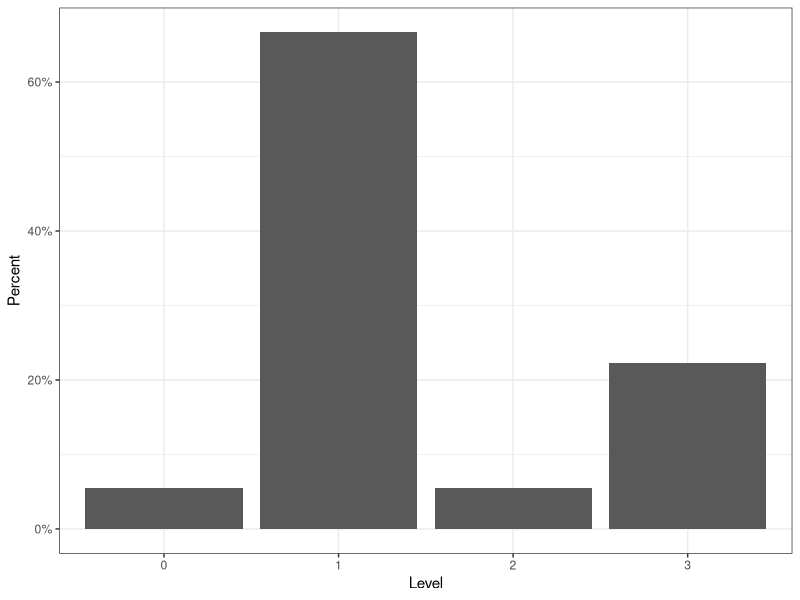

Source code (R):
## ---- chunk 1
#| include: false
#| label: packages-portfolio-objectives

library(tidyverse)

portfolio_levels <- tibble(
  Objective = character(), 
  Level = numeric() 
  )
## ---- chunk 2
#| include: false
#| label: IL-1

## Fill in the line below with your self-assigned level for this objective.
## Remember, you have the following levels to choose from:

# 1 = novice
# 2 = proficiency
# 3 = mastery 
# 4 = expert

my_level <- 3

portfolio_levels <- portfolio_levels %>%
  bind_rows(
    tibble(Objective = "IL-1",
           Level = my_level)
    )
## ---- chunk 3
#| include: false
#| label: IL-2

## Fill in the line below with your self-assigned level for this objective.
my_level <- 3

portfolio_levels <- portfolio_levels %>%
  bind_rows(
    tibble(Objective = "IL-2", 
           Level = my_level)
    )
## ---- chunk 4
#| include: false
#| label: RW-1

my_level <- 3

portfolio_levels <- portfolio_levels %>%
  bind_rows(
    tibble(Objective = "RW-1",
           Level = my_level)
    )
## ---- chunk 5
#| include: false
#| label: RW-2

my_level <- 1

portfolio_levels <- portfolio_levels %>%
  bind_rows(
    tibble(Objective = "RW-2",
           Level = my_level)
    )
## ---- chunk 6
#| include: false
#| label: RW-3

my_level <- 1

portfolio_levels <- portfolio_levels %>%
  bind_rows(
    tibble(Objective = "RW-3",
           Level = my_level)
    )
## ---- chunk 7
#| include: false
#| label: TC-1

my_level <- 1

portfolio_levels <- portfolio_levels %>%
  bind_rows(
    tibble(Objective = "TC-1", 
           Level = my_level)
    )
## ---- chunk 8
#| include: false
#| label: TC-2

my_level <- 1

portfolio_levels <- portfolio_levels %>%
  bind_rows(
    tibble(Objective = "TC-2", 
           Level = my_level)
    )
## ---- chunk 9
#| include: false
#| label: DM-1

my_level <- 3

portfolio_levels <- portfolio_levels %>%
  bind_rows(
    tibble(Objective = "DM-1", 
           Level = my_level)
    )
## ---- chunk 10
#| include: false
#| label: DM-2

my_level <- 1

portfolio_levels <- portfolio_levels %>%
  bind_rows(
    tibble(Objective = "DM-2",
           Level = my_level)
    )
## ---- chunk 11
## Fill in the line below with your self-assigned level for this objective.
my_level <- 0

portfolio_levels <- portfolio_levels %>%
  bind_rows(tibble(Objective = "DM-3", 
                   Level = my_level))
## ---- chunk 12
#| include: false
#| label: PV-1

my_level <- 1

portfolio_levels <- portfolio_levels %>%
  bind_rows(
    tibble(Objective = "PV-1", 
           Level = my_level)
    )
## ---- chunk 13
#| include: false
#| label: PV-2

my_level <- 1

portfolio_levels <- portfolio_levels %>%
  bind_rows(
    tibble(Objective = "PV-2", 
           Level = my_level)
    )
## ---- chunk 14
#| include: false
#| label: PV-3

my_level <- 1

portfolio_levels <- portfolio_levels %>%
  bind_rows(
    tibble(Objective = "PV-3", 
           Level = my_level)
    )
## ---- chunk 15
#| include: false
#| label: PV-4

my_level <- 2

portfolio_levels <- portfolio_levels %>%
  bind_rows(
    tibble(Objective = "PV-4", 
           Level = my_level)
    )
## ---- chunk 16
#| include: false
#| label: AI-1

my_level <- 1

portfolio_levels <- portfolio_levels %>%
  bind_rows(
    tibble(Objective = "AI-1", 
           Level = my_level)
    )
## ---- chunk 17
#| include: false
#| label: CD-1

my_level <- 1

portfolio_levels <- portfolio_levels %>%
  bind_rows(
    tibble(Objective = "CD-1", 
           Level = my_level)
    )
## ---- chunk 18
#| include: false
#| label: CD-2

my_level <- 1

portfolio_levels <- portfolio_levels %>%
  bind_rows(
    tibble(Objective = "CD-2", 
           Level = my_level)
    )
## ---- chunk 19
#| include: false
#| label: CD-3

my_level <- 1

portfolio_levels <- portfolio_levels %>%
  bind_rows(
    tibble(Objective = "CD-3", 
           Level = my_level)
    )
## ---- chunk 20
#| echo: false
#| label: summary-graph

portfolio_levels %>%
  mutate(
    Category = str_extract(Objective, "[A-Z]{2}"),
    Level = factor(Level)
  ) %>%
  ggplot(
    aes(x = Level, 
        y = (..count..)/sum(..count..)
        )
    ) +
  geom_bar() +
  labs(x = "Level",
       y = "Percent") +
  theme_bw() +
  scale_y_continuous(labels = scales::percent)
